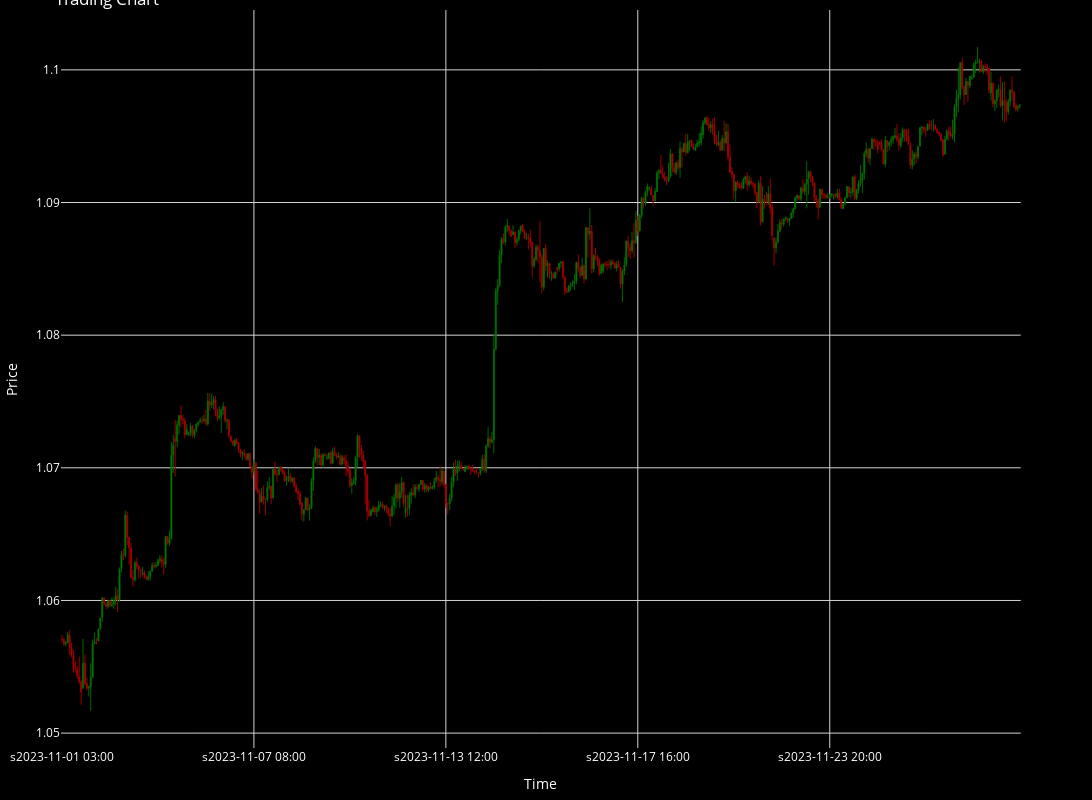

Here is the notebook cell this chart was saved with:
### Code cell
dfp = df_an.iloc[-500:]
cp = CandlePlot(dfp, candles=True)
cp.show_plot(line_traces=[], sec_traces=[])

### Figure 1 — Plotly figure (JSON) as saved in the notebook; plotly's stock layout.template omitted (floating-point values rounded to 4 significant figures; data arrays with more than 128 entries replaced by an {"elided": "..."} marker saying what was removed)
{"data": [{"close": {"elided": "500 float values"}, "decreasing": {"fillcolor": "#ff0000", "line": {"color": "#990000"}}, "high": {"elided": "500 float values"}, "hovertext": "Candlestick", "increasing": {"fillcolor": "#00cc00", "line": {"color": "#006600"}}, "line": {"width": 1}, "low": {"elided": "500 float values"}, "name": "Candlestick", "opacity": 1, "open": {"elided": "500 float values"}, "type": "candlestick", "x": {"elided": "500 str values"}}], "layout": {"font": {"color": "white", "size": 12}, "height": 800, "legend": {"x": 0.01, "xanchor": "left", "y": 0.99, "yanchor": "top"}, "margin": {"b": 10, "l": 10, "r": 10, "t": 10}, "paper_bgcolor": "black", "plot_bgcolor": "black", "title": {"text": "Trading Chart"}, "width": 1500, "xaxis": {"anchor": "y", "domain": [0, 0.94], "gridcolor": "lightgray", "nticks": 5, "rangeslider": {"visible": false}, "title": {"text": "Time"}}, "yaxis": {"anchor": "x", "domain": [0, 1], "gridcolor": "lightgray", "title": {"text": "Price"}}, "yaxis2": {"anchor": "x", "gridcolor": "lightgray", "overlaying": "y", "side": "right", "title": {"text": "Price"}}}}
